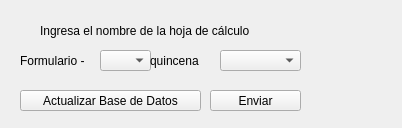
<?xml version="1.0" encoding="UTF-8"?>
<ui version="4.0">
 <class>Form</class>
 <widget class="QWidget" name="Form">
  <property name="geometry">
   <rect>
    <x>0</x>
    <y>0</y>
    <width>402</width>
    <height>128</height>
   </rect>
  </property>
  <property name="windowTitle">
   <string>Form</string>
  </property>
  <widget class="QPushButton" name="pushButton">
   <property name="geometry">
    <rect>
     <x>210</x>
     <y>90</y>
     <width>91</width>
     <height>21</height>
    </rect>
   </property>
   <property name="text">
    <string>Enviar</string>
   </property>
  </widget>
  <widget class="QLabel" name="label">
   <property name="geometry">
    <rect>
     <x>40</x>
     <y>20</y>
     <width>241</width>
     <height>21</height>
    </rect>
   </property>
   <property name="text">
    <string>Ingresa el nombre de la hoja de cálculo</string>
   </property>
  </widget>
  <widget class="QLabel" name="label_2">
   <property name="geometry">
    <rect>
     <x>300</x>
     <y>10</y>
     <width>91</width>
     <height>101</height>
    </rect>
   </property>
   <property name="text">
    <string/>
   </property>
   <property name="pixmap">
    <pixmap>../../../../Downloads/proyecto-embajadores.png</pixmap>
   </property>
  </widget>
  <widget class="QPushButton" name="pushButton_2">
   <property name="geometry">
    <rect>
     <x>20</x>
     <y>90</y>
     <width>181</width>
     <height>21</height>
    </rect>
   </property>
   <property name="text">
    <string>Actualizar Base de Datos</string>
   </property>
  </widget>
  <widget class="QLabel" name="label_3">
   <property name="geometry">
    <rect>
     <x>20</x>
     <y>50</y>
     <width>81</width>
     <height>21</height>
    </rect>
   </property>
   <property name="text">
    <string>Formulario -</string>
   </property>
  </widget>
  <widget class="QComboBox" name="comboBox_2">
   <property name="geometry">
    <rect>
     <x>100</x>
     <y>50</y>
     <width>51</width>
     <height>21</height>
    </rect>
   </property>
  </widget>
  <widget class="QLabel" name="label_4">
   <property name="geometry">
    <rect>
     <x>150</x>
     <y>50</y>
     <width>61</width>
     <height>21</height>
    </rect>
   </property>
   <property name="text">
    <string>quincena</string>
   </property>
  </widget>
  <widget class="QComboBox" name="comboBox_3">
   <property name="geometry">
    <rect>
     <x>220</x>
     <y>50</y>
     <width>81</width>
     <height>21</height>
    </rect>
   </property>
  </widget>
  <zorder>label_2</zorder>
  <zorder>pushButton</zorder>
  <zorder>label</zorder>
  <zorder>pushButton_2</zorder>
  <zorder>label_3</zorder>
  <zorder>comboBox_2</zorder>
  <zorder>label_4</zorder>
  <zorder>comboBox_3</zorder>
 </widget>
 <resources/>
 <connections/>
</ui>
